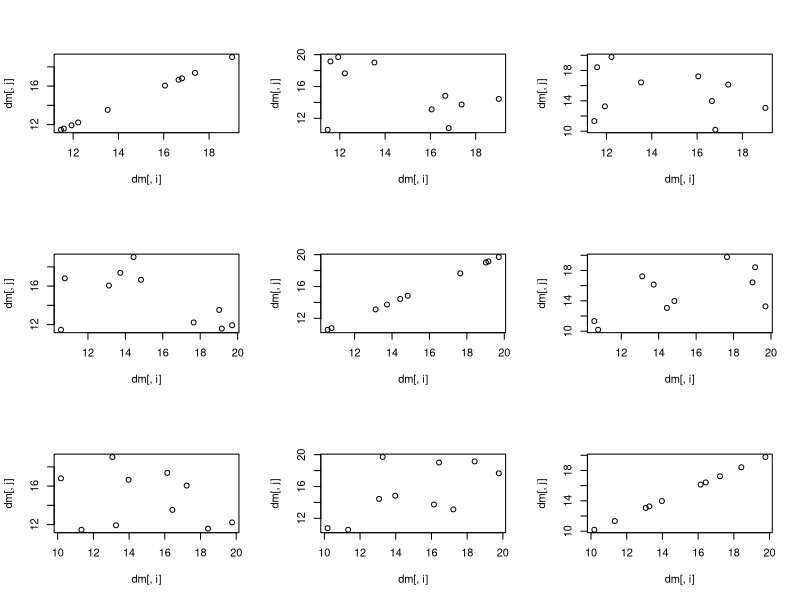

Generate this figure with R:
#PCA Intro -- DataMatrix,Pair Plots,Correlation
#n is number of individuals
n = 10
p = 3

x = runif(30,10,20)
dm = matrix(x,nrow=n,ncol=p,byrow=TRUE)
par(mfrow=c(p,p))#splits plot panel into p rows and p cols

for (i in 1:p){
    for(j in 1:p){
        plot(dm[,i],dm[,j])
    }
}
# dm[2,3]
#Introduce a linear relationship bwt X3 and X1
dm[,3] = 1.32*dm[,1]+0.56

# WAF to take in two vectors and return Karl Pearson Coefficient
# corr = function(v1,v2){
#     c = cov(v1,v2)
#     return (c/(sd(v1)*sd(v2)))
# }

corr = function(x,y){
    n = length(x)
    covariance = (sum(x*y)/n) - (mean(x)*mean(y))
    sx = sqrt(sum(x^2)/n-(mean(x))^2)
    sy = sqrt(sum(y^2)/n-(mean(y))^2)
    temp = covariance/(sx*sy)
    return(temp)
}


corMat = matrix(nrow=p,ncol=p)
for (i in 1:p){
    for(j in 1:p){
        corMat[i,j] = corr(dm[,i],dm[,j])
    }
}
#accuracy check
corMat
cor(dm)